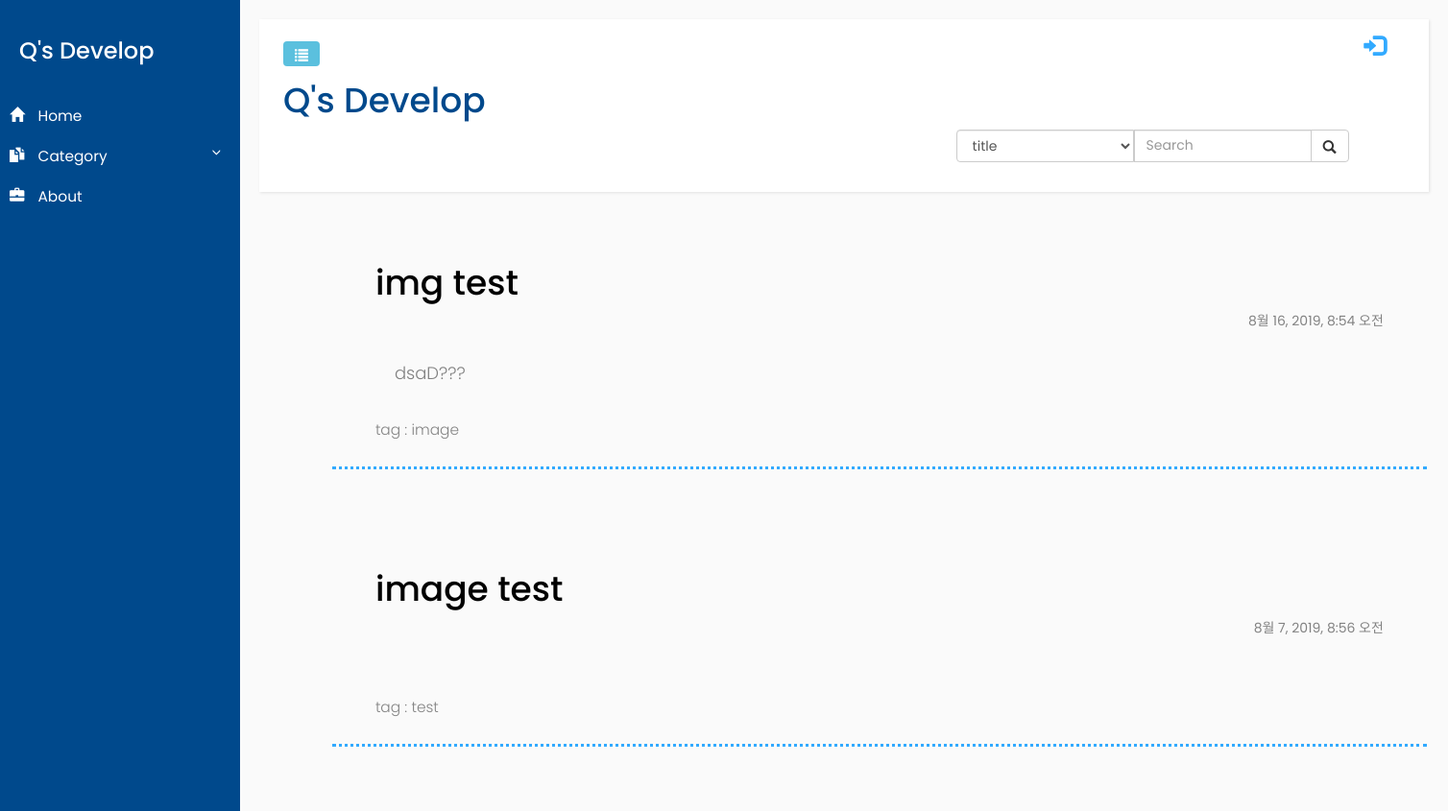
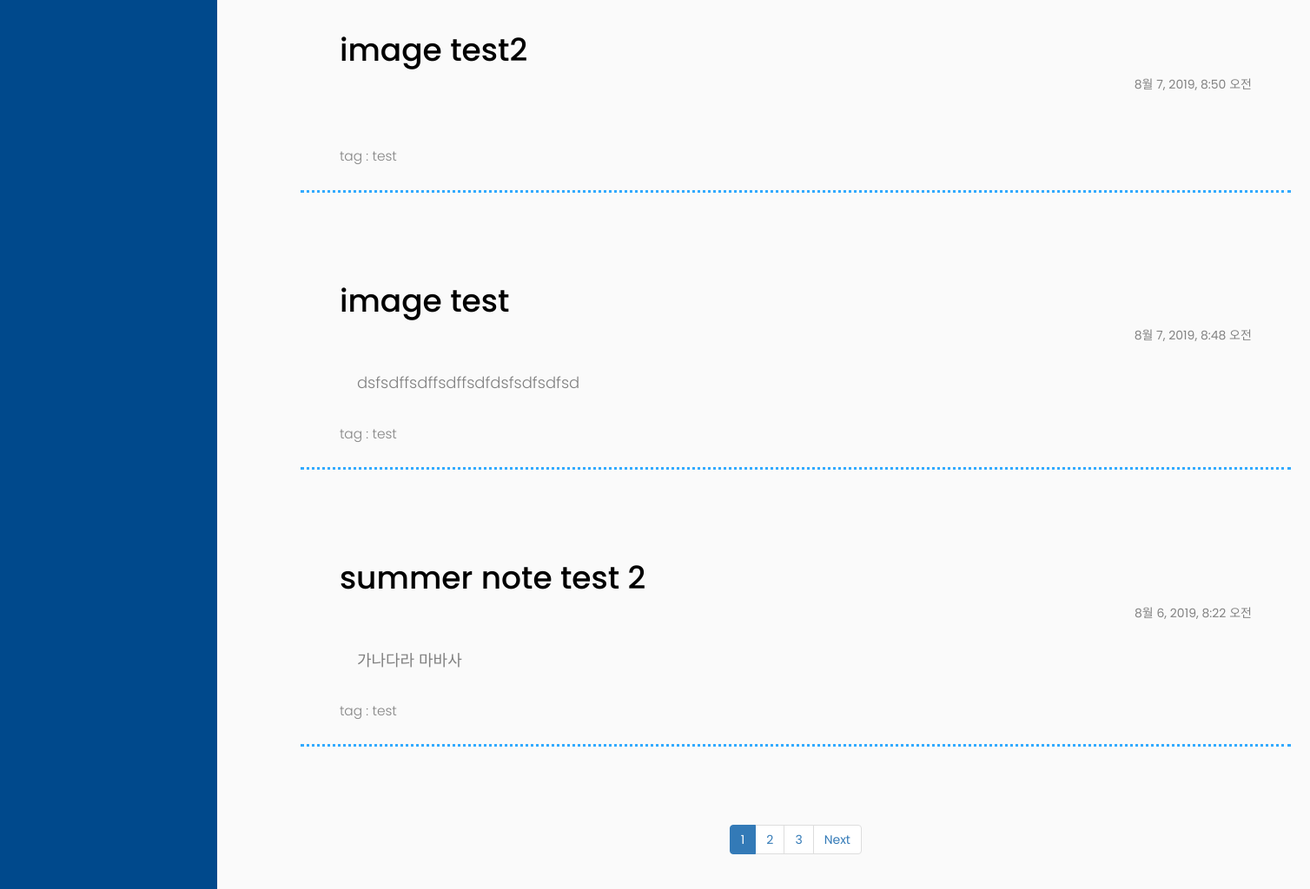
The app's page /, older data (2 pictures, top to bottom).
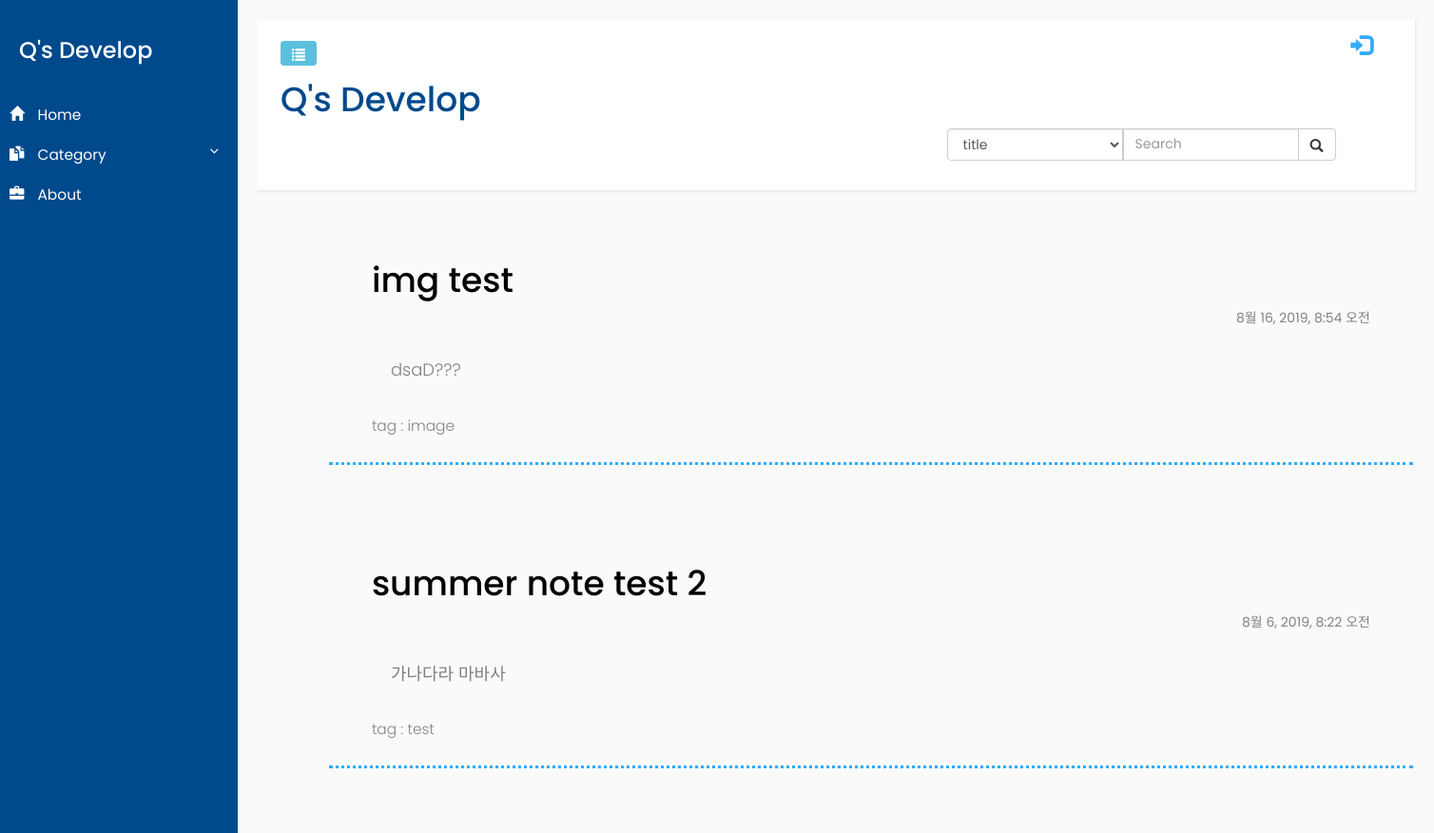
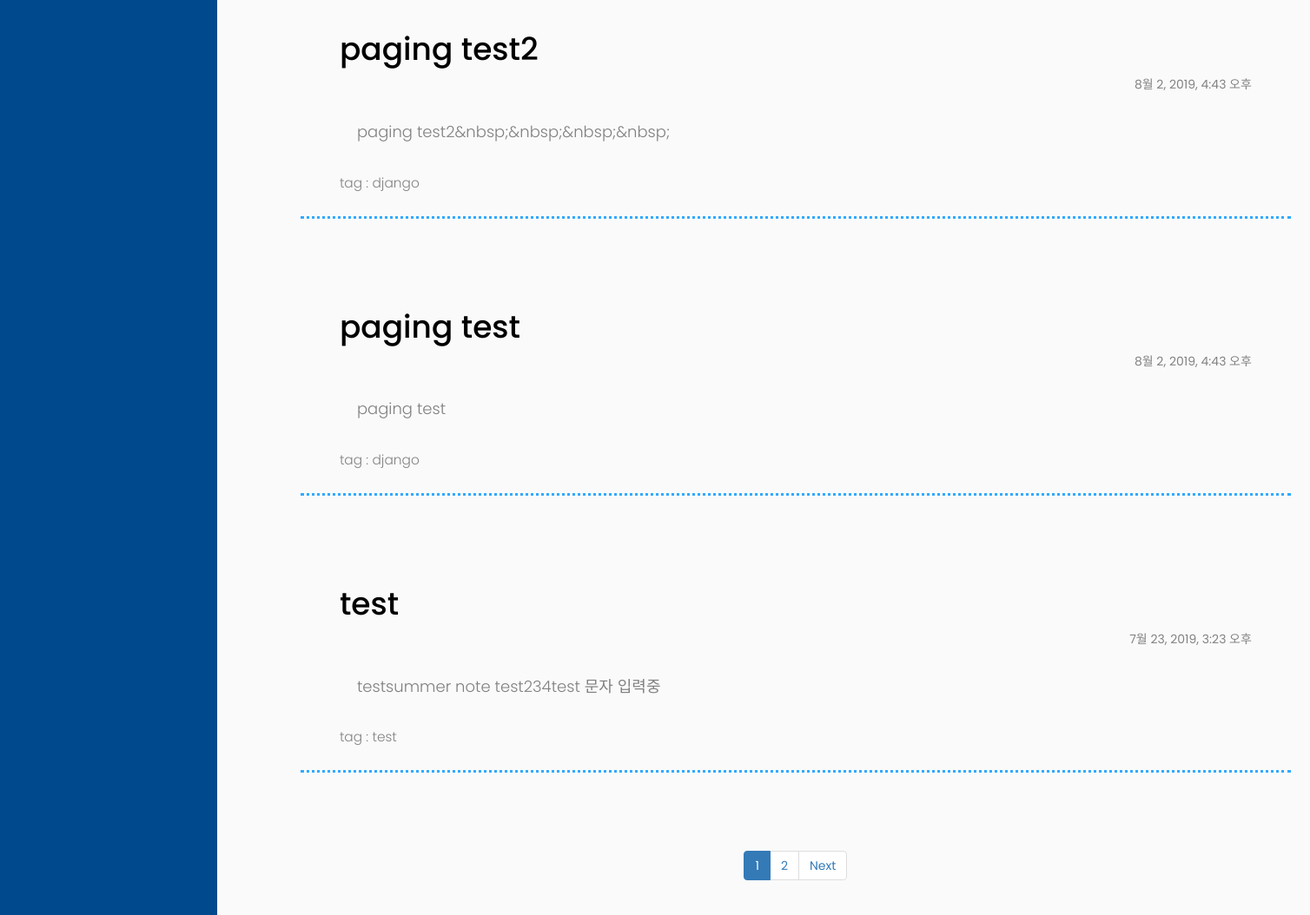
The same page, newer data (2 pictures, top to bottom).
### blog/models.py (models this page shows, shortened)
class Post(models.Model):
    author = models.ForeignKey('auth.User',on_delete=models.CASCADE,)
    title = models.CharField(max_length=200)
    text = models.TextField()
    category = models.CharField(max_length=200)
    created_date = models.DateTimeField(default = timezone.now)
    published_date = models.DateTimeField(blank = True, null=True)

### blog/views.py (the view, shortened to what this page needs)
# urls.py: path('', views.post_list, name='post_list'),
def post_list(request):
    posts_for_category = Post.objects.exclude(title__exact='').values('category').order_by('-published_date')
    posts = Post.objects.exclude(title__exact='').filter( published_date__lte = timezone.now()).order_by('-published_date')
    tmp_posts_for_category = posts_for_category.values('category')
    category_lst = pd.unique(pd.DataFrame.from_records(tmp_posts_for_category)['category'])
    paginator = Paginator(posts,5)
    page = request.GET.get('page')
    posts = paginator.get_page(page)
    return render(request, 'blog/post_list.html',{
            'posts':posts,
            'posts_for_category':category_lst
        })

### blog/templates/blog/post_list.html (shortened to what this page needs)
{% extends "blog/base.html" %}
{% load static %}
{% load comm_ui %}
{% block content%}
<link rel="stylesheet" href="{% static 'blog/css/blog_list.css'%}">
    {% for post in posts %}
        <div class ="post card-body px-lg-5 pt-0">
            <a class="post_link" href="{% url 'blog:post_detail' pk=post.pk %}">
                <div><h1>{{ post.title }}</h1> <span id='date'>{{post.published_date}}</span></div>
                <p id='contents'>{{post.text|striptags}}</p>
                <p id='category' >tag : {{post.category}}</p>
            </a>
        </div>
    {% endfor%}
    <div class="lst_paging">
        <nav>
            <ul class="pagination">
                {% for i in posts.paginator.page_range %}
                    {% if posts.number ==  i %}
                        <li class="page-item active">
                            <a class="page-link" href="?page={{i}}">{{i}}</a>
                        </li>
                    {% else %}
                        <li class="page-item">
                            <a class="page-link" href="?page={{i}}">{{i}}</a>
                        </li>
                    {% endif %}
                {% endfor %}
                {% if posts.has_next %}
                <li class="page-item">
                    <a class="page-link" href="?page={{posts.next_page_number}}">Next</a>
                </li>
                {% endif %}
            </ul>
        </nav>
    </div>
{% endblock %}

### blog/templates/blog/base.html (shortened to what this page needs)
{% load static %}
<html>
    <head>
        <link rel="stylesheet" href="https://maxcdn.bootstrapcdn.com/bootstrap/3.3.7/css/bootstrap.min.css">
        <link rel="stylesheet" href="{% static 'blog/css/blog_frame.css'%}">
        <link rel="stylesheet" href="{% static 'blog/css/blog_container.css'%}">
        <link rel="stylesheet" href="{% static 'blog/css/blog_header.css'%}">
    </head>
    <body>
        <div class="wrapper">
            <nav id="sidebar">
                    <div class="sidebar-header">
                        <h3>Q's Develop</h3>
                    </div>
                    <div class="sidebar-ul">
                       <ul class="list-unstyled components">
                            <li>
                                <a href="{% url 'blog:post_list' %}">
                                    <i class="glyphicon glyphicon-home"></i>
                                    Home
                                </a>
                                <a href="#pageSubmenu" data-toggle="collapse" aria-expanded="false">
                                    <i class="glyphicon glyphicon-duplicate"></i>
                                    Category
                                </a>
                            </li>
                            <li>
                                <a href="{% url 'blog:about' %}">
                                    <i class="glyphicon glyphicon-briefcase"></i>
                                    About
                                </a>
                            </li>
                        </ul>
                    </div>
                </nav>
            <div id="content">
                <nav class="navbar navbar-default">
                    <div class="container-fluid">
                        <div class="navbar-header">
                            <button type="button" id="sidebarCollapse" class="btn btn-info navbar-btn">
                                <span class="glyphicon glyphicon-list"></span>
                            </button>
                        </div>
                        {% if user.is_authenticated %}
                        <a href="{% url 'blog:post_new_init' %}" class="top-menu"><span class="glyphicon glyphicon-plus"></span></a>
                        <a href="{% url 'blog:post_draft_list' %}" class="top-menu"><span class="glyphicon glyphicon-edit"></span></a>
                        <a href="{% url 'logout' %}" class="top-menu"><span class="glyphicon glyphicon-log-out"></span></a>
                        <span class="userName">Hello {{ user.username }}</span>
                        {% else %}
                        <a href="{% url 'login' %}" class="top-menu"><span class="glyphicon glyphicon-log-in"></span></span></a>
                        {% endif %}
                        <h1 id="blog-title"><a href="http://127.0.0.1:8000/">Q's Develop</a></h1>
                        <div class ="search-box">
                            <form class="search-box-form" action="{% url 'blog:post_list' %}" method="get">
                                <div class="input-group">
                                    <select name ='fd_name' class="form-control" >
                                            <option value ='title'>title</option>
                                    </select>
                                    <input type="text" name="item" class="form-control" placeholder="Search">
                                    <div class="input-group-btn">
                                        <button class='btn btn-default' type='submit'>
                                            <i class="glyphicon glyphicon-search"></i>
                                        </button>
                                    </div>
                                </div>
                            </form>
                        </div>
                    </div>
                </nav>
                <div class = "container">
                    <div>
                        {% block content%}
                        {% endblock%}
                    </div>
                </div>
            </div>
        </div>
    </body>
</html>

### blog/static/blog/css/blog_frame.css (style rules this page uses)
body { font-family: 'Poppins', sans-serif; background: #fafafa; }
p { font-family: 'Poppins', sans-serif; font-size: 1.1em; font-weight: 300; line-height: 1.7em; color: #999; }
a, a:hover, a:focus { color: inherit; text-decoration: none; transition: all 0.3s; }
.navbar { padding: 15px 10px; background: #fff; border: none; border-radius: 0; margin-bottom: 40px; box-shadow: 1px 1px 3px rgba(0, 0, 0, 0.1); }
.navbar-btn { box-shadow: none; outline: none !important; border: none; }
i, span { display: inline-block; }
.wrapper { display: flex; align-items: stretch; }
#sidebar { min-width: 250px; max-width: 250px; background: #00498c; color: #fff; transition: all 0.3s; }
#sidebar ul li a { text-align: left; }
#sidebar .sidebar-header { padding: 20px; background: #00498c; position: fixed; padding-right: 0; }
#sidebar .sidebar-ul { position: fixed; width: 250px; top: 80px; }
#sidebar .sidebar-ul ul.components { padding: 20px 0; position: relative; }
#sidebar ul li a { padding: 10px; font-size: 1.1em; display: block; }
#sidebar ul li a i { margin-right: 10px; }
a[data-toggle="collapse"] { position: relative; }
a[aria-expanded="false"]::before, a[aria-expanded="true"]::before { content: '\e259'; display: block; position: absolute; right: 20px; font-family: 'Glyphicons Halflings'; font-size: 0.6em; }
#content { padding: 20px; min-height: 100vh; transition: all 0.3s; }

### blog/static/blog/css/blog_container.css (style rules this page uses)
#content { width: 100%; }
.container { margin-right: auto; margin-left: 5%; }

### blog/static/blog/css/blog_header.css (style rules this page uses)
#blog-title { color: #00498c; size : 100px; margin-top: 50px; }
.top-menu, .top-menu:hover, .top-menu:visited { color: #32AAFF; float: right; font-size: 17pt; margin-right: 20px; }
.input-group { display: inline-flex; float: right; }
.input-group-btn { width: 40px; }
.input-group-btn button { height: 34px; }

### blog/static/blog/css/blog_list.css (style rules this page uses)
.post { position: relative; margin-bottom: 70px; padding:15px; border-color: #32AAFF; border-bottom-style: dotted; }
.post a div { display: inline-block; width: 100%; padding-bottom: 30px; }
.post #date { color: #828282; float: right; padding-right: 30px; }
.post h1 { color: #000000; padding-left: 30px; }
.post #contents { text-align: left; padding-bottom: 20px; padding-left: 50px; color: #808080; font-size: large; }
.post #category { color: #838383; padding-left: 30px; }
.search-box { height:50px; }
.search-box-form { float: right; padding-right: 5%; }
.lst_paging { text-align: center; }

Row changes from the older to the newer data that the page shows:
removed Post: title "image test", published_date "8월 7, 2019, 8:56 오전", category "test"
removed Post: title "image test2", published_date "8월 7, 2019, 8:50 오전", category "test"
removed Post: title "image test", published_date "8월 7, 2019, 8:48 오전", text "dsfsdffsdffsdffsdfdsfsdfsdfsd", category "test"
now on this page (row unchanged): Post: title "paging test2", published_date "8월 2, 2019, 4:43 오후", text "paging test2&nbsp;&nbsp;&nbsp;&nbsp;", category "django"
now on this page (row unchanged): Post: title "paging test", published_date "8월 2, 2019, 4:43 오후", text "paging test", category "django"
now on this page (row unchanged): Post: title "test", published_date "7월 23, 2019, 3:23 오후", text "testsummer note test234test 문자 입력중", category "test"
Text that changed along with them:
list line gone: "3"
